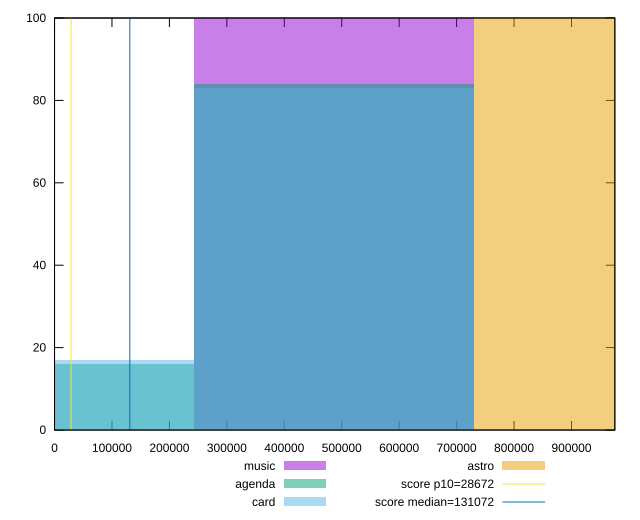

Recreate this plot in gnuplot.
reset

$music <<EOF
486804.184010661 100
EOF

$agenda <<EOF
486804.184010661 84
0 16
EOF

$card <<EOF
486804.184010661 83
0 17
EOF

$astro <<EOF
973608.368021322 100
EOF

set key outside below
set boxwidth 486804.184010661
set xrange [0:975441.3670861111]
set yrange [0:100]
set trange [0:100]
set style fill transparent solid 0.5 noborder

set parametric
set terminal svg size 640, 520 enhanced background rgb 'white'
set output "reports/report_00028_2021-02-24T12-49-42.674Z/uses-long-cache-ttl/comparison/histogram/all_raw.svg"

plot $music title "music" with boxes, \
     $agenda title "agenda" with boxes, \
     $card title "card" with boxes, \
     $astro title "astro" with boxes, \
     28672,t title "score p10=28672", \
     131072,t title "score median=131072"

reset
